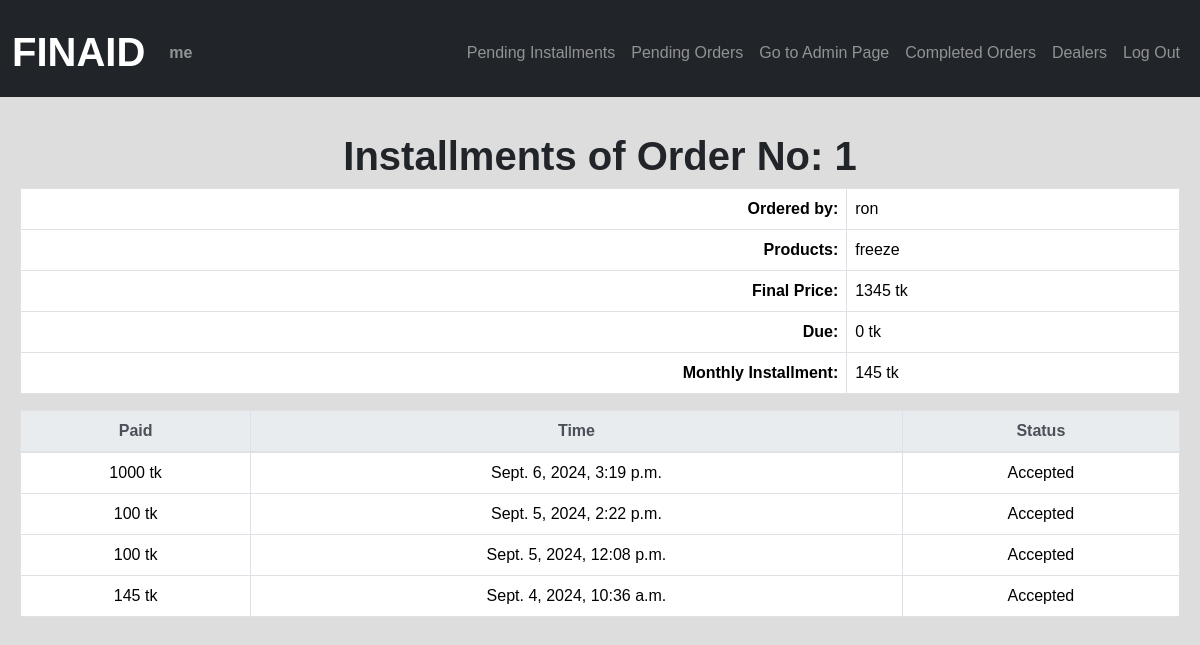
The page /installment/1 (signed in) on the database its author committed.
### finaidbd/models.py (models this page shows, shortened)
class User(AbstractUser):
    pass

class Order(models.Model):
    product = models.CharField(max_length=1000)
    ordered_by = models.ForeignKey(User, on_delete=models.CASCADE, related_name="orderer")
    referenced_by = models.ForeignKey(Deal_officer, on_delete=models.CASCADE, related_name="refer")
    time = models.DateTimeField(auto_now_add=True)
    maxim_price = models.IntegerField()
    monthly_pay = models.IntegerField()
    is_accept = models.BooleanField(default=False)
    final_price = models.IntegerField(blank=True, null=True)
    mnthpay_final = models.IntegerField(blank=True, null=True)
    due = models.IntegerField(blank=True, null=True)
    is_complete = models.BooleanField(default=False)

class Installment(models.Model):
    orderer = models.ForeignKey(Order, on_delete=models.CASCADE, related_name="orders")
    paid = models.IntegerField()
    datetime = models.DateTimeField(auto_now_add=True)
    is_accepted = models.BooleanField(default=False)

### finaidbd/views.py (the view)
# urls.py: path("installment/<int:id>", views.installment, name="installment"),
@login_required
def installment(request, id):
    ordr = Order.objects.get(pk=id)
    inst = Installment.objects.filter(orderer=ordr).order_by('datetime').reverse()
    if request.method == "POST":
        amnt = request.POST["inst_pay"]
        instlmnt = Installment(
            orderer = ordr,
            paid = amnt,
        )
        instlmnt.save()
        return render(request, "finaidbd/installment.html", {
            "installments": inst,
            "order": ordr,
            "mssage": "Installment paid successfully! Wait for admin confirmation."
        })
    else:
        return render(request, "finaidbd/installment.html", {
            "installments": inst,
            "order": ordr
        })

### finaidbd/templates/finaidbd/installment.html (shortened to what this page needs)
{% extends "finaidbd/layout.html" %}
{% block body %}
                <div style="padding:10px; margin:10px;">
                <h1 class="h1" style="text-align: center;">Installments of Order No: {{ order.id }}</h1>
                <table class="table table-bordered table striped">
                    <tbody>
                        <tr>
                            <th style="text-align:right;">Ordered by: </th>
                            <td>{{ order.ordered_by }}</td>
                        </tr>
                        <tr>
                            <th style="text-align:right;">Products: </th>
                            <td>{{ order.product }}</td>
                        </tr>
                        <tr>
                            <th style="text-align:right;">Final Price: </th>
                            <td>{{ order.final_price }} tk</td>
                        </tr>
                        <tr>
                            <th style="text-align:right;">Due: </th>
                            <td>{{ order.due }} tk</td>
                        </tr>
                        <tr>
                            <th style="text-align:right;">Monthly Installment: </th>
                            <td>{{ order.mnthpay_final }} tk</td>
                        </tr>
                    </tbody>
                    </table>
                    <table class="table table-bordered table striped">
                        <tr class="thead-light" style="text-align:center;">
                            <th>Paid</th>
                            <th>Time</th>
                            <th>Status</th>
                        </tr>
                    <tbody>
                        {% for inst in installments %}
                        <tr style="text-align:center;">
                            <td>{{ inst.paid }} tk</td>
                            <td>{{ inst.datetime }}</td>
                            <td>
                                {% if inst.is_accepted %}
                                    Accepted
                                {% endif %}
                            </td>
                        </tr>
                        {% empty %}
                        <tr>
                            <td style="text-align:center;" colspan="3">No installment paid yet.</td>
                        </tr>
                        {% endfor %}
                    </tbody>
                </table>
            </div>
{% endblock %}

### finaidbd/templates/finaidbd/layout.html (shortened to what this page needs)
{% load static %}
<!DOCTYPE html>
<html>
    <head>
        <link rel="stylesheet" href="https://stackpath.bootstrapcdn.com/bootstrap/4.4.1/css/bootstrap.min.css">
        <link href="https://cdn.jsdelivr.net/npm/bootstrap@5.3.3/dist/css/bootstrap.min.css" rel="stylesheet">
        <link rel="stylesheet" type="text/css" href="{% static 'finaidbd/styles.css' %}">
        <link rel="stylesheet" href="https://cdn.jsdelivr.net/npm/bootstrap-icons@1.10.5/font/bootstrap-icons.css">
    </head>
    <body>
        <nav class="bg-dark navbar navbar-expand-md navbar-dark">
            <div class="container-fluid">
                <a class="navbar-brand" href="{% url 'index' %}"><h1 class="h1">FINAID</h1></a>
                <div class="collapse navbar-collapse" id="navbar">
                    <ul class="navbar-nav me-auto mt-2">
                        {% if user.is_authenticated %}
                            <li class="nav-item">
                                <a class="nav-link" href="#" id="pro"><strong>{{ user.username }}</strong></a>
                            </li>
                        {% endif %}
                    </ul>
                    <ul class="navbar-nav ms-auto mt-2">
                        {% if user.is_authenticated and user.is_superuser %}
                            <li class="nav-item">
                                <a class="nav-link" href="{% url 'pnd_inst' %}">Pending Installments</a>
                            </li>
                            <li class="nav-item">
                                <a class="nav-link" href="{% url 'pnd_ordr' %}">Pending Orders</a>
                            </li>
                            <li class="nav-item">
                                <a class="nav-link" href="{% url 'admin:index' %}">Go to Admin Page</a>
                            </li>
                        {% endif %}
                        {% if user.is_authenticated %}
                            <li class="nav-item">
                                <a class="nav-link" href="{% url 'paid' %}">Completed Orders</a>
                            </li>
                            <li class="nav-item">
                                <a class="nav-link" href="{% url 'dealers' %}">Dealers</a>
                            </li>
                            <li class="nav-item">
                                <a class="nav-link" href="{% url 'logout' %}">Log Out</a>
                            </li>
                        {% endif %}
                    </ul>
                </div>
            </div>
        </nav>
        <div class="body">
            {% block body %}
            {% endblock %}
        </div>
    </body>
</html>

### finaidbd/static/finaidbd/styles.css (style rules this page uses)
* { box-sizing: border-box; }
body { margin: 0; font-family: Arial, sans-serif; background-color: #dddddd; }
.h1 { padding-top: 15px; font-weight: bold; }
a { color: black; text-decoration: none; }

### rows shown on the page
User: username "me"
Order: id "1", ordered_by "ron", product "freeze", final_price "1345", due "0", mnthpay_final "145"
Installment: paid "1000", datetime "Sept. 6, 2024, 3:19 p.m.", is_accepted "Accepted"
Installment: paid "100", datetime "Sept. 5, 2024, 2:22 p.m.", is_accepted "Accepted"
Installment: paid "100", datetime "Sept. 5, 2024, 12:08 p.m.", is_accepted "Accepted"
Installment: paid "145", datetime "Sept. 4, 2024, 10:36 a.m.", is_accepted "Accepted"
